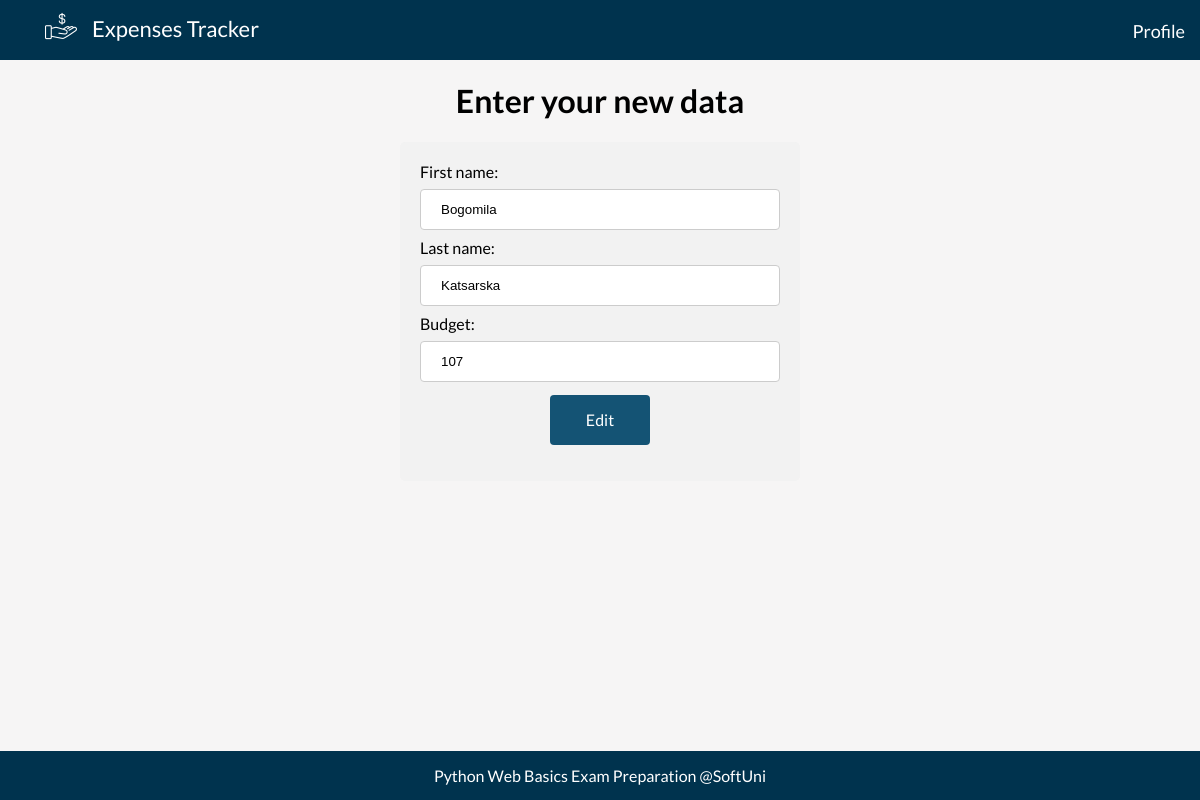
The app's page /profile/edit/, older data.
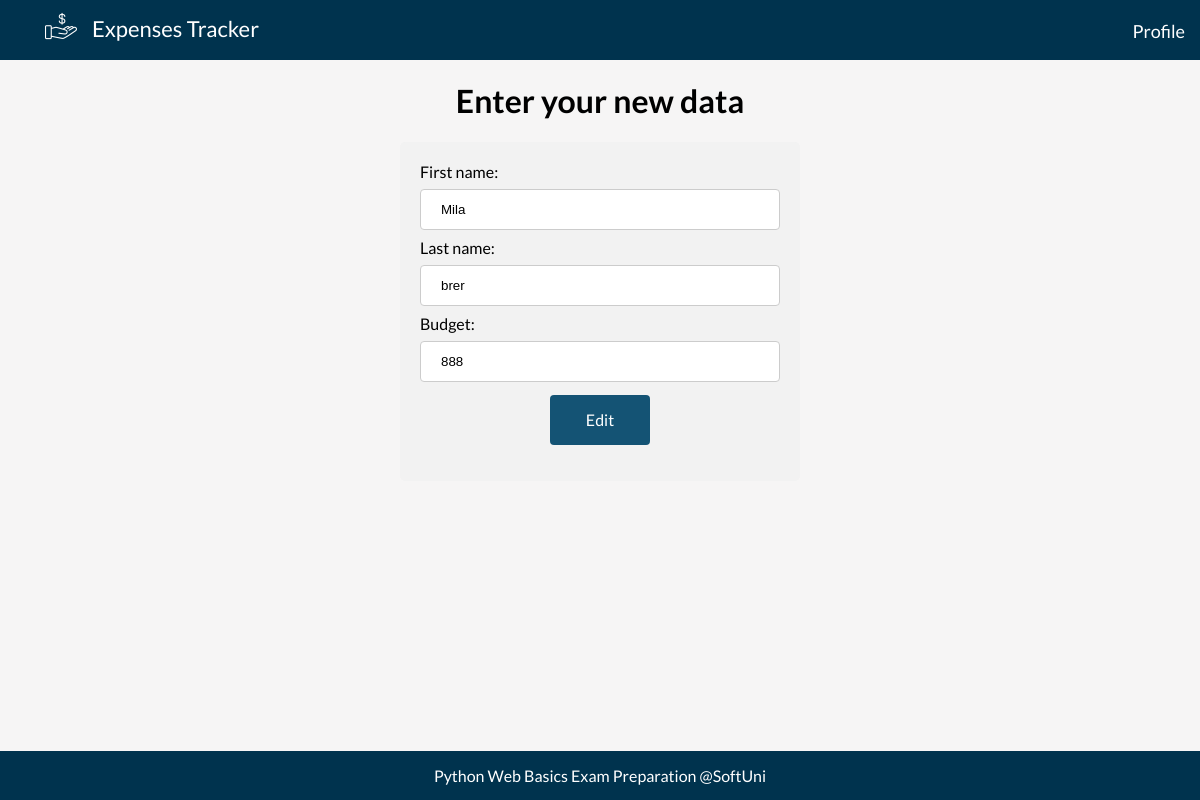
The same page, newer data.
### ExpensesTracker/profiles/models.py (models this page shows, shortened)
class Profile(models.Model):
    first_name = models.CharField(
        max_length=15,
    )
    last_name = models.CharField(
        max_length=15,
    )
    budget = models.IntegerField()

### ExpensesTracker/profiles/views.py (the view)
# urls.py: path('edit/', profile_edit, name='profile edit'),
def profile_edit(request):
    profile = get_profile()
    if request.method == 'POST':
        form = EditProfileForm(request.POST, instance=profile)
        if form.is_valid():
            form.save()
            return redirect('index')
    else:
        form = EditProfileForm(instance=profile)
    context = {
        'form': form,
    }
    return render(request, 'profile-edit.html', context)

### ExpensesTracker/profiles/forms.py
class EditProfileForm(ProfileForm):
   pass

### ExpensesTracker/core/profile_utils.py (called while the page is built)
def get_profile():
    return Profile.objects.first()

### templates/profile-edit.html (shortened to what this page needs)
{% load static %}
<html lang="en"><head>
    <link rel="stylesheet" type="text/css" href="{% static "css/style.css" %}">
</head>
<body>
<nav>
    <ul>
        <li class="img"><img src="{% static "images/dollar.png" %}"></li>
        <li><a href="/">Expenses Tracker</a></li>
        <li class="right"><a href="/profile">Profile</a></li>
    </ul>
</nav>
    <div class="body">
<h1>Enter your new data</h1>
<div class="form">
    <form method="POST" action="{% url 'profile edit' %}">
        {{ form }}
        <input type="submit" value="Edit">
    </form>
</div>
    </div>
    <footer>
    <div>Python Web Basics Exam Preparation @SoftUni</div>
</footer>
</body></html>

Row changes from the older to the newer data that the page shows:
removed Profile: first_name "Bogomila", last_name "Katsarska", budget "107"
now on this page (row unchanged): Profile: first_name "Mila", last_name "brer", budget "888"
